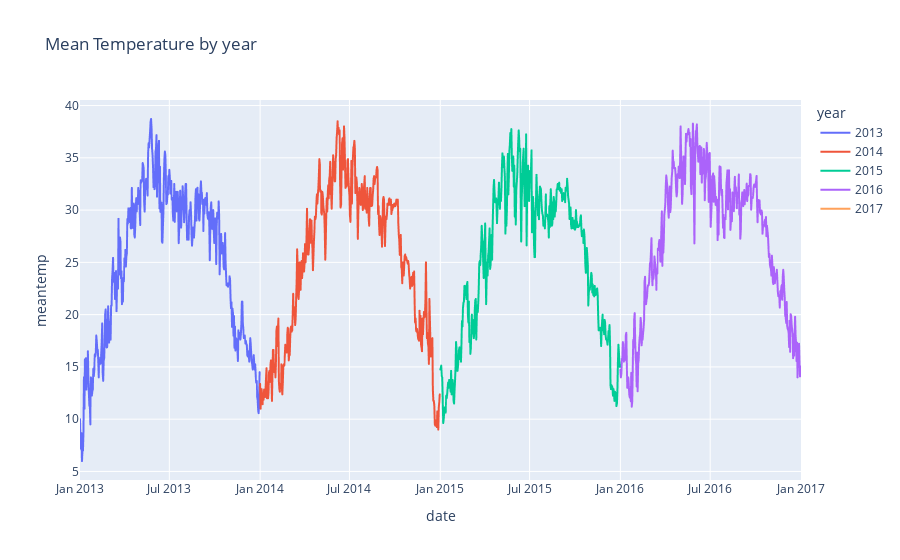

Notebook code for this chart:
### Code cell
# same in plotly
fig = px.line(df, x = df.index, y="meantemp", color = "year", title = "Mean Temperature by year")
fig.show()

### Figure 1 — Plotly figure (JSON) as saved in the notebook; plotly's stock layout.template omitted (floating-point values rounded to 4 significant figures; data arrays with more than 128 entries replaced by an {"elided": "..."} marker saying what was removed)
{"data": [{"hovertemplate": "year=2013<br>date=%{x}<br>meantemp=%{y}<extra></extra>", "legendgroup": "2013", "line": {"color": "#636efa", "dash": "solid"}, "marker": {"symbol": "circle"}, "mode": "lines", "name": "2013", "showlegend": true, "type": "scattergl", "x": {"elided": "365 str values"}, "xaxis": "x", "y": {"elided": "365 float values"}, "yaxis": "y"}, {"hovertemplate": "year=2014<br>date=%{x}<br>meantemp=%{y}<extra></extra>", "legendgroup": "2014", "line": {"color": "#EF553B", "dash": "solid"}, "marker": {"symbol": "circle"}, "mode": "lines", "name": "2014", "showlegend": true, "type": "scattergl", "x": {"elided": "365 str values"}, "xaxis": "x", "y": {"elided": "365 float values"}, "yaxis": "y"}, {"hovertemplate": "year=2015<br>date=%{x}<br>meantemp=%{y}<extra></extra>", "legendgroup": "2015", "line": {"color": "#00cc96", "dash": "solid"}, "marker": {"symbol": "circle"}, "mode": "lines", "name": "2015", "showlegend": true, "type": "scattergl", "x": {"elided": "365 str values"}, "xaxis": "x", "y": {"elided": "365 float values"}, "yaxis": "y"}, {"hovertemplate": "year=2016<br>date=%{x}<br>meantemp=%{y}<extra></extra>", "legendgroup": "2016", "line": {"color": "#ab63fa", "dash": "solid"}, "marker": {"symbol": "circle"}, "mode": "lines", "name": "2016", "showlegend": true, "type": "scattergl", "x": {"elided": "366 str values"}, "xaxis": "x", "y": {"elided": "366 float values"}, "yaxis": "y"}, {"hovertemplate": "year=2017<br>date=%{x}<br>meantemp=%{y}<extra></extra>", "legendgroup": "2017", "line": {"color": "#FFA15A", "dash": "solid"}, "marker": {"symbol": "circle"}, "mode": "lines", "name": "2017", "showlegend": true, "type": "scattergl", "x": ["2017-01-01T00:00:00"], "xaxis": "x", "y": [10], "yaxis": "y"}], "layout": {"legend": {"title": {"text": "year"}, "tracegroupgap": 0}, "title": {"text": "Mean Temperature by year"}, "xaxis": {"anchor": "y", "domain": [0, 1], "title": {"text": "date"}}, "yaxis": {"anchor": "x", "domain": [0, 1], "title": {"text": "meantemp"}}}}
